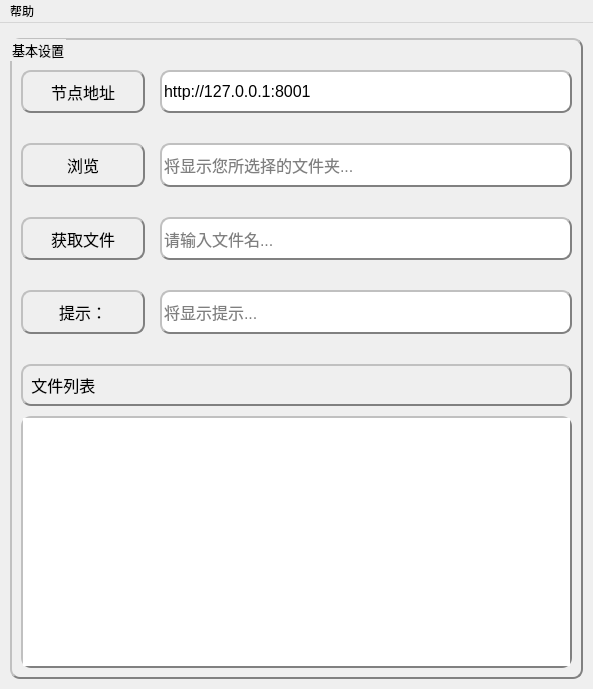
<?xml version="1.0" encoding="UTF-8"?>
<ui version="4.0">
 <class>MainWindow</class>
 <widget class="QMainWindow" name="MainWindow">
  <property name="geometry">
   <rect>
    <x>0</x>
    <y>0</y>
    <width>593</width>
    <height>689</height>
   </rect>
  </property>
  <property name="windowTitle">
   <string>基于XML-RPC文件共享</string>
  </property>
  <property name="windowIcon">
   <iconset>
    <normaloff>:/pic/images/cartoon3.ico</normaloff>:/pic/images/cartoon3.ico</iconset>
  </property>
  <widget class="QWidget" name="centralwidget">
   <layout class="QGridLayout" name="gridLayout">
    <property name="leftMargin">
     <number>10</number>
    </property>
    <property name="topMargin">
     <number>15</number>
    </property>
    <property name="rightMargin">
     <number>10</number>
    </property>
    <property name="bottomMargin">
     <number>10</number>
    </property>
    <item row="0" column="0">
     <widget class="QGroupBox" name="groupBox">
      <property name="font">
       <font>
        <family>宋体</family>
        <pointsize>10</pointsize>
       </font>
      </property>
      <property name="styleSheet">
       <string notr="true">border-radius: 10px;  
border: 2px groove gray; 
border-style: outset;</string>
      </property>
      <property name="title">
       <string>基本设置</string>
      </property>
      <property name="alignment">
       <set>Qt::AlignLeading|Qt::AlignLeft|Qt::AlignVCenter</set>
      </property>
      <layout class="QVBoxLayout" name="verticalLayout_2" stretch="1,1,1,1,7">
       <property name="spacing">
        <number>30</number>
       </property>
       <property name="topMargin">
        <number>30</number>
       </property>
       <item>
        <layout class="QHBoxLayout" name="horizontalLayout" stretch="3,10">
         <property name="spacing">
          <number>15</number>
         </property>
         <item>
          <widget class="QLabel" name="label">
           <property name="sizePolicy">
            <sizepolicy hsizetype="Expanding" vsizetype="Expanding">
             <horstretch>0</horstretch>
             <verstretch>0</verstretch>
            </sizepolicy>
           </property>
           <property name="font">
            <font>
             <pointsize>12</pointsize>
            </font>
           </property>
           <property name="styleSheet">
            <string notr="true">border-radius: 10px;  
border: 2px groove gray; 
border-style: outset;</string>
           </property>
           <property name="frameShape">
            <enum>QFrame::Box</enum>
           </property>
           <property name="text">
            <string>节点地址</string>
           </property>
           <property name="alignment">
            <set>Qt::AlignCenter</set>
           </property>
           <property name="indent">
            <number>-1</number>
           </property>
          </widget>
         </item>
         <item>
          <widget class="QLineEdit" name="webaddress">
           <property name="sizePolicy">
            <sizepolicy hsizetype="Expanding" vsizetype="Expanding">
             <horstretch>0</horstretch>
             <verstretch>0</verstretch>
            </sizepolicy>
           </property>
           <property name="font">
            <font>
             <pointsize>12</pointsize>
            </font>
           </property>
           <property name="text">
            <string>http://127.0.0.1:8001</string>
           </property>
          </widget>
         </item>
        </layout>
       </item>
       <item>
        <layout class="QHBoxLayout" name="horizontalLayout_4" stretch="3,10">
         <property name="spacing">
          <number>15</number>
         </property>
         <item>
          <widget class="QPushButton" name="openbutton">
           <property name="sizePolicy">
            <sizepolicy hsizetype="Expanding" vsizetype="Expanding">
             <horstretch>0</horstretch>
             <verstretch>0</verstretch>
            </sizepolicy>
           </property>
           <property name="font">
            <font>
             <pointsize>12</pointsize>
            </font>
           </property>
           <property name="styleSheet">
            <string notr="true">border-radius: 10px;  
border: 2px groove gray; 
border-style: outset;</string>
           </property>
           <property name="text">
            <string>浏览</string>
           </property>
          </widget>
         </item>
         <item>
          <widget class="QLineEdit" name="dir">
           <property name="sizePolicy">
            <sizepolicy hsizetype="Expanding" vsizetype="Expanding">
             <horstretch>0</horstretch>
             <verstretch>0</verstretch>
            </sizepolicy>
           </property>
           <property name="font">
            <font>
             <pointsize>12</pointsize>
            </font>
           </property>
           <property name="placeholderText">
            <string>将显示您所选择的文件夹...</string>
           </property>
          </widget>
         </item>
        </layout>
       </item>
       <item>
        <layout class="QHBoxLayout" name="horizontalLayout_3" stretch="3,10">
         <property name="spacing">
          <number>15</number>
         </property>
         <item>
          <widget class="QPushButton" name="fetchbutton">
           <property name="sizePolicy">
            <sizepolicy hsizetype="Expanding" vsizetype="Expanding">
             <horstretch>0</horstretch>
             <verstretch>0</verstretch>
            </sizepolicy>
           </property>
           <property name="font">
            <font>
             <pointsize>12</pointsize>
            </font>
           </property>
           <property name="styleSheet">
            <string notr="true">border-radius: 10px;  
border: 2px groove gray; 
border-style: outset;</string>
           </property>
           <property name="text">
            <string>获取文件</string>
           </property>
          </widget>
         </item>
         <item>
          <widget class="QLineEdit" name="filename">
           <property name="sizePolicy">
            <sizepolicy hsizetype="Expanding" vsizetype="Expanding">
             <horstretch>0</horstretch>
             <verstretch>0</verstretch>
            </sizepolicy>
           </property>
           <property name="font">
            <font>
             <pointsize>12</pointsize>
            </font>
           </property>
           <property name="text">
            <string/>
           </property>
           <property name="placeholderText">
            <string>请输入文件名...</string>
           </property>
          </widget>
         </item>
        </layout>
       </item>
       <item>
        <layout class="QHBoxLayout" name="horizontalLayout_2" stretch="3,10">
         <property name="spacing">
          <number>15</number>
         </property>
         <item>
          <widget class="QLabel" name="label_2">
           <property name="sizePolicy">
            <sizepolicy hsizetype="Expanding" vsizetype="Expanding">
             <horstretch>0</horstretch>
             <verstretch>0</verstretch>
            </sizepolicy>
           </property>
           <property name="font">
            <font>
             <pointsize>12</pointsize>
            </font>
           </property>
           <property name="styleSheet">
            <string notr="true">border-radius: 10px;  
border: 2px groove gray; 
border-style: outset;</string>
           </property>
           <property name="frameShape">
            <enum>QFrame::Panel</enum>
           </property>
           <property name="text">
            <string>提示：</string>
           </property>
           <property name="alignment">
            <set>Qt::AlignCenter</set>
           </property>
          </widget>
         </item>
         <item>
          <widget class="QLineEdit" name="tips">
           <property name="sizePolicy">
            <sizepolicy hsizetype="Expanding" vsizetype="Expanding">
             <horstretch>0</horstretch>
             <verstretch>0</verstretch>
            </sizepolicy>
           </property>
           <property name="font">
            <font>
             <pointsize>12</pointsize>
            </font>
           </property>
           <property name="placeholderText">
            <string>将显示提示...</string>
           </property>
          </widget>
         </item>
        </layout>
       </item>
       <item>
        <layout class="QVBoxLayout" name="verticalLayout" stretch="1,6">
         <property name="spacing">
          <number>10</number>
         </property>
         <item>
          <widget class="QLabel" name="label_3">
           <property name="font">
            <font>
             <pointsize>12</pointsize>
            </font>
           </property>
           <property name="text">
            <string> 文件列表</string>
           </property>
          </widget>
         </item>
         <item>
          <widget class="QListView" name="filelistView"/>
         </item>
        </layout>
       </item>
      </layout>
     </widget>
    </item>
   </layout>
  </widget>
  <widget class="QMenuBar" name="menubar">
   <property name="geometry">
    <rect>
     <x>0</x>
     <y>0</y>
     <width>593</width>
     <height>26</height>
    </rect>
   </property>
   <widget class="QMenu" name="menuEdit">
    <property name="title">
     <string>帮助</string>
    </property>
    <addaction name="about"/>
    <addaction name="separator"/>
   </widget>
   <addaction name="menuEdit"/>
  </widget>
  <action name="about">
   <property name="icon">
    <iconset theme="cute">
     <normaloff>:/pic/images/cartoon1.ico</normaloff>:/pic/images/cartoon1.ico</iconset>
   </property>
   <property name="text">
    <string>关于</string>
   </property>
  </action>
 </widget>
 <resources>
  <include location="apprcc2.qrc"/>
 </resources>
 <connections>
  <connection>
   <sender>openbutton</sender>
   <signal>clicked()</signal>
   <receiver>MainWindow</receiver>
   <slot>open()</slot>
   <hints>
    <hint type="sourcelabel">
     <x>69</x>
     <y>170</y>
    </hint>
    <hint type="destinationlabel">
     <x>441</x>
     <y>87</y>
    </hint>
   </hints>
  </connection>
  <connection>
   <sender>fetchbutton</sender>
   <signal>clicked()</signal>
   <receiver>MainWindow</receiver>
   <slot>fetch()</slot>
   <hints>
    <hint type="sourcelabel">
     <x>46</x>
     <y>235</y>
    </hint>
    <hint type="destinationlabel">
     <x>78</x>
     <y>284</y>
    </hint>
   </hints>
  </connection>
  <connection>
   <sender>about</sender>
   <signal>triggered()</signal>
   <receiver>MainWindow</receiver>
   <slot>aboutthis()</slot>
   <hints>
    <hint type="sourcelabel">
     <x>-1</x>
     <y>-1</y>
    </hint>
    <hint type="destinationlabel">
     <x>288</x>
     <y>292</y>
    </hint>
   </hints>
  </connection>
 </connections>
 <slots>
  <slot>open()</slot>
  <slot>fetch()</slot>
  <slot>test()</slot>
  <slot>aboutthis()</slot>
 </slots>
</ui>
